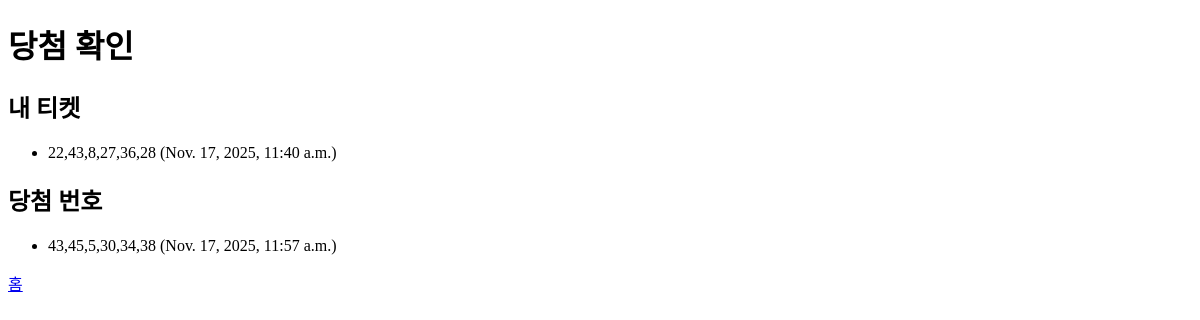
/check/ (signed in), run on an earlier commit of the app's database.
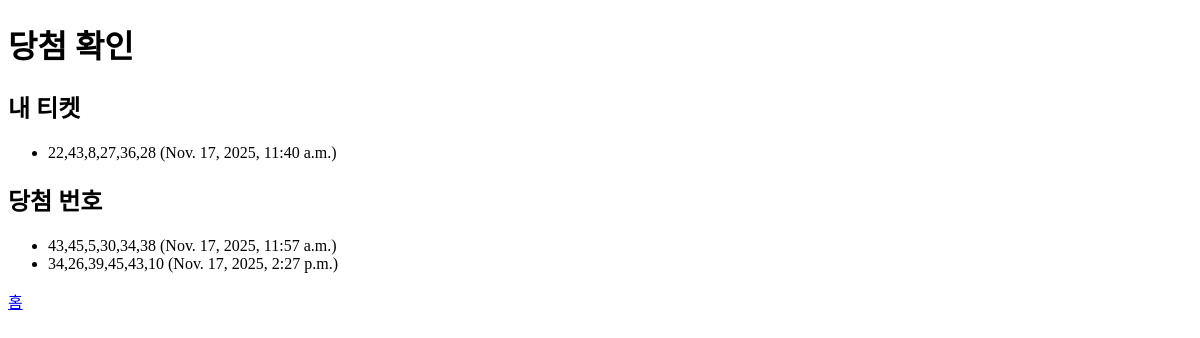
And on a later commit of the database.
### lotto_app/models.py (models this page shows, shortened)
class LottoTicket(models.Model):
    user = models.ForeignKey(User, on_delete=models.CASCADE)
    numbers = models.CharField(max_length=50)
    created_at = models.DateTimeField(auto_now_add=True)

class LottoDraw(models.Model):
    numbers = models.CharField(max_length=50)
    draw_date = models.DateTimeField(auto_now_add=True)

### lotto_app/views.py (the view)
# urls.py: path('check/', views.check_lotto, name='check_lotto'),
def check_lotto(request):
    tickets = LottoTicket.objects.filter(user=request.user)
    draws = LottoDraw.objects.all()
    return render(request, 'lotto_app/check.html', {'tickets': tickets, 'draws': draws})

### lotto_app/templates/lotto_app/check.html (shortened to what this page needs)
<!DOCTYPE html>
<html lang="ko">
<head>
</head>
<body>
    <h1>당첨 확인</h1>
    <h2>내 티켓</h2>
    <ul>
        {% for t in tickets %}
        <li>{{ t.numbers }} ({{ t.created_at }})</li>
        {% empty %}
        <li>티켓 없음</li>
        {% endfor %}
    </ul>
    <h2>당첨 번호</h2>
    <ul>
        {% for d in draws %}
        <li>{{ d.numbers }} ({{ d.draw_date }})</li>
        {% empty %}
        <li>추첨 없음</li>
        {% endfor %}
    </ul>
    <a href="{% url 'home' %}">홈</a>
</body>
</html>

What changed in the data, as far as the page shows it:
added LottoDraw: numbers "34,26,39,45,43,10", draw_date "Nov. 17, 2025, 2:27 p.m."
